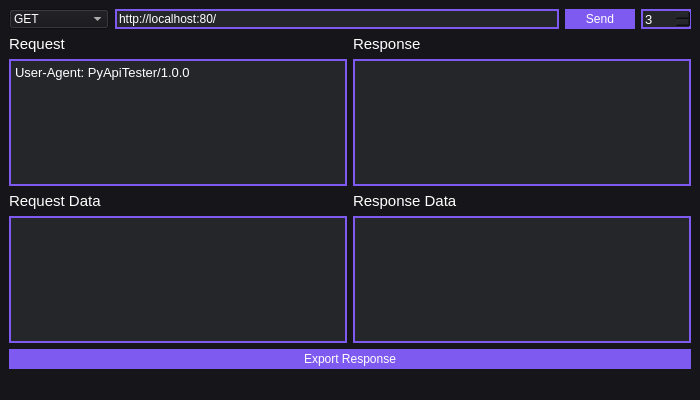
<?xml version="1.0" encoding="UTF-8"?>
<ui version="4.0">
 <class>MainWindow</class>
 <widget class="QMainWindow" name="MainWindow">
  <property name="geometry">
   <rect>
    <x>0</x>
    <y>0</y>
    <width>700</width>
    <height>400</height>
   </rect>
  </property>
  <property name="minimumSize">
   <size>
    <width>700</width>
    <height>400</height>
   </size>
  </property>
  <property name="windowTitle">
   <string>MainWindow</string>
  </property>
  <property name="styleSheet">
   <string notr="true">background: #16161a;
color: #fffffe</string>
  </property>
  <widget class="QWidget" name="centralwidget">
   <layout class="QVBoxLayout" name="verticalLayout">
    <item>
     <layout class="QHBoxLayout" name="horizontalLayout">
      <property name="bottomMargin">
       <number>0</number>
      </property>
      <item>
       <widget class="QComboBox" name="method">
        <property name="minimumSize">
         <size>
          <width>100</width>
          <height>20</height>
         </size>
        </property>
        <property name="maximumSize">
         <size>
          <width>16777215</width>
          <height>20</height>
         </size>
        </property>
        <item>
         <property name="text">
          <string>GET</string>
         </property>
        </item>
        <item>
         <property name="text">
          <string>POST</string>
         </property>
        </item>
        <item>
         <property name="text">
          <string>PUT</string>
         </property>
        </item>
        <item>
         <property name="text">
          <string>PATCH</string>
         </property>
        </item>
        <item>
         <property name="text">
          <string>DELETE</string>
         </property>
        </item>
       </widget>
      </item>
      <item>
       <widget class="QLineEdit" name="url">
        <property name="minimumSize">
         <size>
          <width>0</width>
          <height>20</height>
         </size>
        </property>
        <property name="maximumSize">
         <size>
          <width>16777215</width>
          <height>20</height>
         </size>
        </property>
        <property name="styleSheet">
         <string notr="true">color: white;
background: #242629;
border: 2px solid #7f5af0;</string>
        </property>
        <property name="text">
         <string>http://localhost:80/</string>
        </property>
       </widget>
      </item>
      <item>
       <widget class="QPushButton" name="send">
        <property name="minimumSize">
         <size>
          <width>70</width>
          <height>20</height>
         </size>
        </property>
        <property name="styleSheet">
         <string notr="true">QPushButton {
	border: none;
	background: #7f5af0;
}
</string>
        </property>
        <property name="text">
         <string>Send</string>
        </property>
       </widget>
      </item>
      <item>
       <widget class="QSpinBox" name="timeout">
        <property name="minimumSize">
         <size>
          <width>50</width>
          <height>20</height>
         </size>
        </property>
        <property name="maximumSize">
         <size>
          <width>16777215</width>
          <height>20</height>
         </size>
        </property>
        <property name="font">
         <font>
          <pointsize>10</pointsize>
         </font>
        </property>
        <property name="styleSheet">
         <string notr="true">color: white;
background: #242629;
border: 2px solid #7f5af0;</string>
        </property>
        <property name="value">
         <number>3</number>
        </property>
       </widget>
      </item>
     </layout>
    </item>
    <item>
     <layout class="QHBoxLayout" name="horizontalLayout_3">
      <property name="topMargin">
       <number>0</number>
      </property>
      <item>
       <widget class="QLabel" name="label_2">
        <property name="font">
         <font>
          <pointsize>11</pointsize>
         </font>
        </property>
        <property name="text">
         <string>Request</string>
        </property>
       </widget>
      </item>
      <item>
       <widget class="QLabel" name="label">
        <property name="font">
         <font>
          <pointsize>11</pointsize>
         </font>
        </property>
        <property name="text">
         <string>Response</string>
        </property>
       </widget>
      </item>
     </layout>
    </item>
    <item>
     <layout class="QHBoxLayout" name="horizontalLayout_2">
      <property name="topMargin">
       <number>0</number>
      </property>
      <item>
       <widget class="QPlainTextEdit" name="requestHeaders">
        <property name="font">
         <font>
          <pointsize>10</pointsize>
         </font>
        </property>
        <property name="styleSheet">
         <string notr="true">color: white;
background: #242629;
border: 2px solid #7f5af0;</string>
        </property>
        <property name="plainText">
         <string>User-Agent: PyApiTester/1.0.0</string>
        </property>
       </widget>
      </item>
      <item>
       <widget class="QTextBrowser" name="responseHeaders">
        <property name="font">
         <font>
          <pointsize>10</pointsize>
         </font>
        </property>
        <property name="styleSheet">
         <string notr="true">color: white;
background: #242629;
border: 2px solid #7f5af0;</string>
        </property>
       </widget>
      </item>
     </layout>
    </item>
    <item>
     <layout class="QHBoxLayout" name="horizontalLayout_5">
      <property name="topMargin">
       <number>0</number>
      </property>
      <item>
       <widget class="QLabel" name="label_4">
        <property name="font">
         <font>
          <pointsize>11</pointsize>
         </font>
        </property>
        <property name="text">
         <string>Request Data</string>
        </property>
       </widget>
      </item>
      <item>
       <widget class="QLabel" name="label_3">
        <property name="font">
         <font>
          <pointsize>11</pointsize>
         </font>
        </property>
        <property name="text">
         <string>Response Data</string>
        </property>
       </widget>
      </item>
     </layout>
    </item>
    <item>
     <layout class="QHBoxLayout" name="horizontalLayout_4">
      <property name="sizeConstraint">
       <enum>QLayout::SetMinimumSize</enum>
      </property>
      <property name="topMargin">
       <number>0</number>
      </property>
      <item>
       <widget class="QTextEdit" name="requestData">
        <property name="minimumSize">
         <size>
          <width>0</width>
          <height>70</height>
         </size>
        </property>
        <property name="maximumSize">
         <size>
          <width>16777215</width>
          <height>16777215</height>
         </size>
        </property>
        <property name="font">
         <font>
          <pointsize>10</pointsize>
         </font>
        </property>
        <property name="styleSheet">
         <string notr="true">color: white;
background: #242629;
border: 2px solid #7f5af0;</string>
        </property>
        <property name="html">
         <string>&lt;!DOCTYPE HTML PUBLIC &quot;-//W3C//DTD HTML 4.0//EN&quot; &quot;http://www.w3.org/TR/REC-html40/strict.dtd&quot;&gt;
&lt;html&gt;&lt;head&gt;&lt;meta name=&quot;qrichtext&quot; content=&quot;1&quot; /&gt;&lt;style type=&quot;text/css&quot;&gt;
p, li { white-space: pre-wrap; }
&lt;/style&gt;&lt;/head&gt;&lt;body style=&quot; font-family:'MS Shell Dlg 2'; font-size:10pt; font-weight:400; font-style:normal;&quot;&gt;
&lt;p style=&quot;-qt-paragraph-type:empty; margin-top:0px; margin-bottom:0px; margin-left:0px; margin-right:0px; -qt-block-indent:0; text-indent:0px; font-size:8pt;&quot;&gt;&lt;br /&gt;&lt;/p&gt;&lt;/body&gt;&lt;/html&gt;</string>
        </property>
       </widget>
      </item>
      <item>
       <widget class="QTextBrowser" name="responseData">
        <property name="font">
         <font>
          <pointsize>10</pointsize>
         </font>
        </property>
        <property name="styleSheet">
         <string notr="true">color: white;
background: #242629;
border: 2px solid #7f5af0;</string>
        </property>
       </widget>
      </item>
     </layout>
    </item>
    <item>
     <widget class="QPushButton" name="export_2">
      <property name="minimumSize">
       <size>
        <width>0</width>
        <height>20</height>
       </size>
      </property>
      <property name="styleSheet">
       <string notr="true">QPushButton {
	border: none;
	background: #7f5af0;
}
</string>
      </property>
      <property name="text">
       <string>Export Response</string>
      </property>
     </widget>
    </item>
   </layout>
  </widget>
  <widget class="QStatusBar" name="statusBar"/>
 </widget>
 <resources/>
 <connections/>
</ui>
